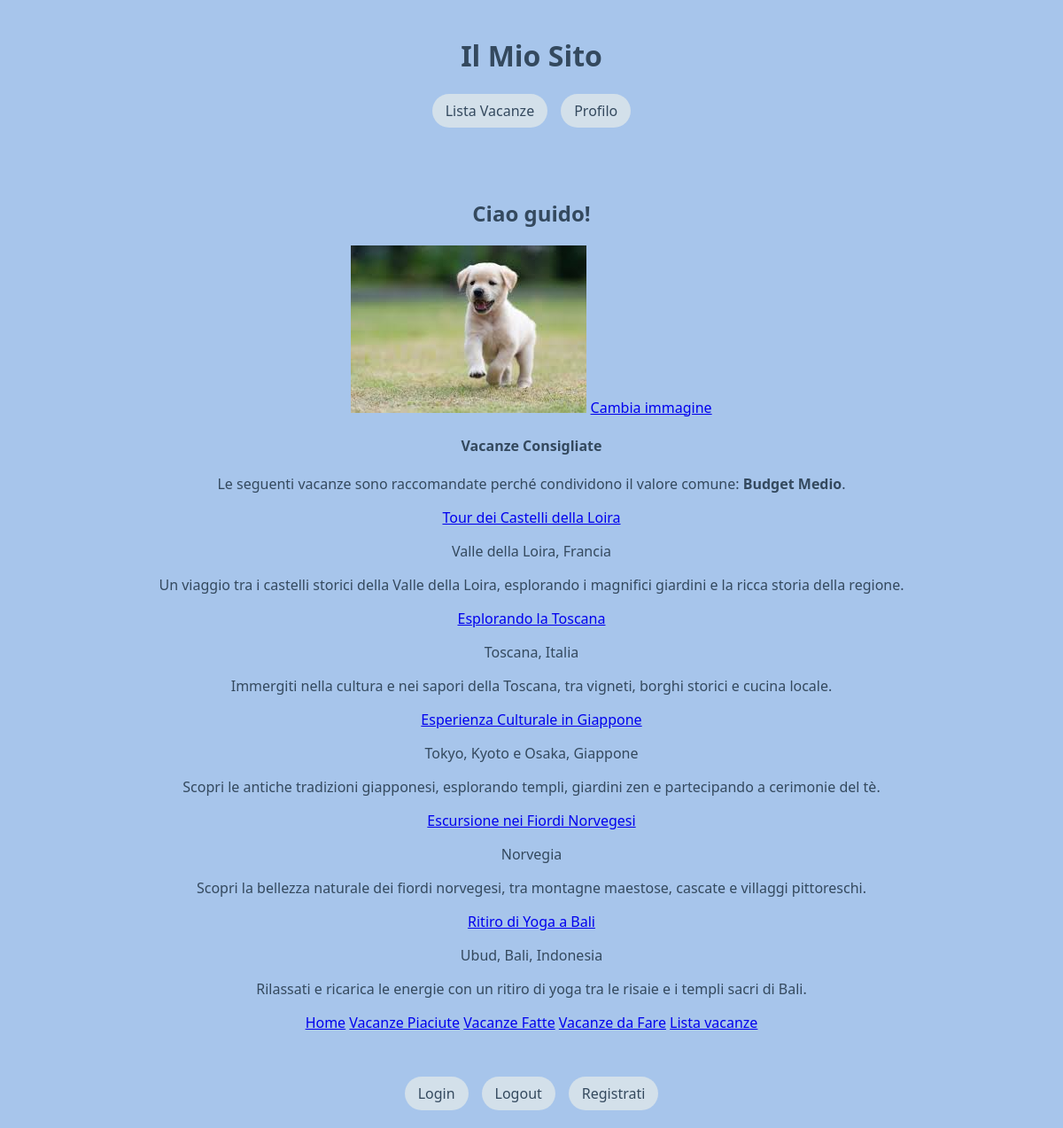
Page /vacation/myprofile (signed in) on the committed database.
### vacation/models.py (models this page shows, shortened)
class UserProfile(models.Model):
    user = models.OneToOneField(User, on_delete=models.CASCADE)
    profile_image = models.ImageField(upload_to='profile_images/', default='default.jpg')

class Vacation(models.Model):
    SEASON_CHOICES = [
        ('Inverno', 'Inverno'),
        ('Primavera', 'Primavera'),
        ('Estate', 'Estate'),
        ('Autunno', 'Autunno'),
    ]
    TYPE_CHOICES = [
        ('Culturale', 'Culturale'),
        ('Relax', 'Relax'),
        ('Enogastronomico', 'Enogastronomico'),
        ('On The Road', 'On The Road'),
        ('Avventura', 'Avventura'),
    ]
    DURATION_CHOICES = [
        ('Weekend Lungo (2-4 Giorni)', 'Weekend Lungo (2-4 Giorni)'),
        ('1 Settimana', '1 Settimana'),
        ('2 Settimane', '2 Settimane'),
        ('3 settimane o più', '3 settimane o più')
    ]
    PRICE_CHOICES = [
        ('Viaggio Low Cost', 'Viaggio Low Cost'),
        ('Budget Medio', 'Budget Medio'),
        ('Viaggio di Lusso', 'Viaggio di Lusso'),
    ]
    CONTINENT_CHOICES = [
        ('Europa', 'Europa'),
        ('America del Nord', 'America del Nord'),
        ('America del Sud', 'America del Sud'),
        ('Africa', 'Africa'),
        ('Asia', 'Asia'),
        ('Oceania', 'Oceania'),
        ('Antartide', 'Antartide')
    ]
    titolo = models.CharField(max_length=200)
    luogo = models.CharField(max_length=200)
    continente = models.CharField(max_length=50, choices=CONTINENT_CHOICES)
    durata = models.CharField(max_length=50, choices=DURATION_CHOICES)
    prezzo = models.CharField(max_length=20, choices=PRICE_CHOICES)
    tipologia = models.CharField(max_length=50, choices=TYPE_CHOICES)
    periodo = models.CharField(max_length=20, choices=SEASON_CHOICES)
    descrizione = models.TextField()
    like = models.ManyToManyField(User, blank=True, null=True, related_name='like')
    def __str__(self):
        return self.titolo

### vacation/views.py (the view)
# urls.py: path("myprofile", my_profile, name="myprofile"),
@login_required(login_url=reverse_lazy('not_authorized'))
def my_profile(request):
    if not hasattr(request.user, 'userprofile'):
        UserProfile.objects.create(user=request.user)
    user = get_object_or_404(User, pk=request.user.pk)
    recommended_vacations, most_common_param = recommend_vacations(user)
    return render(request, 'vacation/myprofile.html', {
        'user': user,
        'vacations': recommended_vacations,
        'param': most_common_param,
    })

### vacation/templates/vacation/myprofile.html (shortened to what this page needs)
{% extends "base.html" %} {% load static %}
{% block content %}
    <h2>Ciao {{user.username}}!</h2>
    <img src="{% if user.userprofile.profile_image %}{{ user.userprofile.profile_image.url }}{% else %} {% static 'profile_images/default.jpg' %} {% endif %}" alt="Immagine di profilo">
    <a href="{% url 'vacation:change_picture' %}">Cambia immagine</a>
    <h4>Vacanze Consigliate</h4>
    {% if vacations.count > 0 %}
       <p>Le seguenti vacanze sono raccomandate perché condividono il valore comune: <strong>{{ param }}</strong>.</p>
        {% for v in vacations %}
            <div class="card">
                <a href="{% url 'vacation:detailvacation' v.pk %}">{{v}}</a>
                <p>{{v.luogo}}</p>
                <p>{{v.descrizione}}</p>
            </div>
        {% endfor %}
    {% else %}
        <p>Non ci sono proposte!</p>
    {% endif %}
<a href="{% url 'homepage' %}">Home</a>
<a href="{% url 'vacation:likedvacations' %}">Vacanze Piaciute</a>
<a href="{% url 'vacation:donevacations' %}">Vacanze Fatte</a>
<a href="{% url 'vacation:todovacations' %}">Vacanze da Fare</a>
<a href="{% url 'vacation:vacationlist' %}">Lista vacanze</a>
{% endblock %}

### templates/base.html (style rules this page uses)
body { font-family: 'Segoe UI', Tahoma, Geneva, Verdana, sans-serif; margin: 0; padding: 0; display: flex; flex-direction: column; min-height: 100vh; background-color: #a7c5eb; color: #34495e; }

### rows in the picture
Vacation: prezzo "Budget Medio"
Vacation: titolo "Tour dei Castelli della Loira", luogo "Valle della Loira, Francia", descrizione "Un viaggio tra i castelli storici della Valle della Loira, esplorando i magnifici giardini e la ricca storia della regione."
Vacation: titolo "Esplorando la Toscana", luogo "Toscana, Italia", descrizione "Immergiti nella cultura e nei sapori della Toscana, tra vigneti, borghi storici e cucina locale."
Vacation: titolo "Esperienza Culturale in Giappone", luogo "Tokyo, Kyoto e Osaka, Giappone", descrizione "Scopri le antiche tradizioni giapponesi, esplorando templi, giardini zen e partecipando a cerimonie del tè."
Vacation: titolo "Escursione nei Fiordi Norvegesi", luogo "Norvegia", descrizione "Scopri la bellezza naturale dei fiordi norvegesi, tra montagne maestose, cascate e villaggi pittoreschi."
Vacation: titolo "Ritiro di Yoga a Bali", luogo "Ubud, Bali, Indonesia", descrizione "Rilassati e ricarica le energie con un ritiro di yoga tra le risaie e i templi sacri di Bali."

### other values in the picture
{{ user.username }} "guido"
